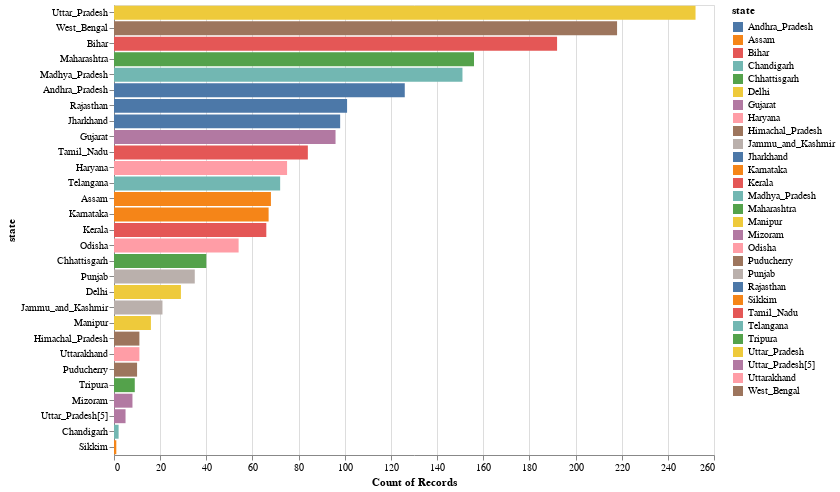

Notebook code cell kept with this figure:
### Code cell
alt.Chart(loans_df_risk_flag).mark_bar().encode(    # Making a bar chart
    alt.X('count():Q'),                    # X-axis is an aggregated value for categorical variable in Y
    alt.Y('state:N', sort = '-x'),   # Y-axis is sorted based on aggregated value
    alt.Color('state:N'),
    tooltip = [alt.Tooltip('count():Q')]
).properties(
    width = 600,
    height = 450
)

### Figure 1 — Vega-Lite specification as saved in the notebook (floating-point values rounded to 4 significant figures; data arrays with more than 128 entries replaced by an {"elided": "..."} marker saying what was removed)
{"config": {"view": {"continuousWidth": 400, "continuousHeight": 300}}, "data": {"name": "data-6838920a1372d0535a74048c6aa14766"}, "mark": "bar", "encoding": {"color": {"field": "state", "type": "nominal"}, "tooltip": [{"aggregate": "count", "type": "quantitative"}], "x": {"aggregate": "count", "type": "quantitative"}, "y": {"field": "state", "sort": "-x", "type": "nominal"}}, "height": 450, "width": 600, "$schema": "https://vega.github.io/schema/vega-lite/v4.17.0.json", "datasets": {"data-6838920a1372d0535a74048c6aa14766": {"elided": "2074 records"}}}
